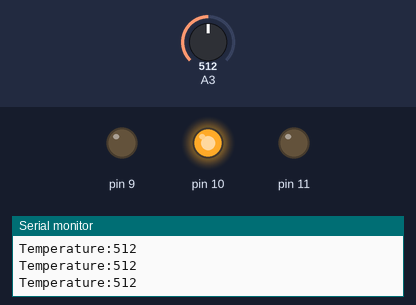
Simulated run of this sketch. Board: Arduino Uno, built with avr-gcc and run on an emulated ATmega328P. On the bench: output pins drawn as LEDs (lit = HIGH), the last lines printed to the serial monitor. The inputs (shaded band) are chosen by the test bench; at power-on: A3 = 512.

Above: at 1.2 s.
1.3 s: A3 set to 592
2.8 s: A3 set to 616
At 3.4 s:
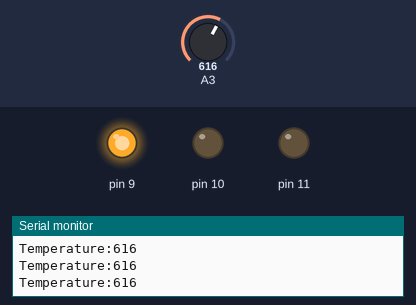
4.4 s: A3 set to 390
At 4.9 s:
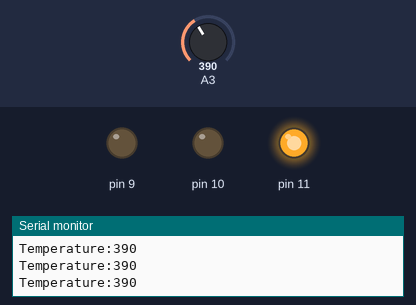
6.0 s: A3 set to 414
At 7.3 s:
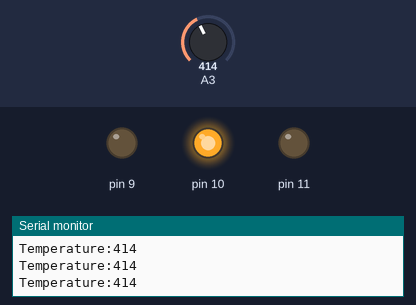
7.6 s: A3 set to 306
At 9.0 s:
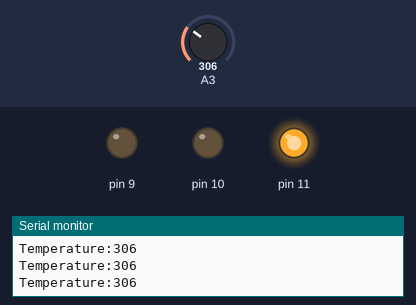
Timing chart, 0 to 10.2 s (numbered marks = the images above; inputs shaded):
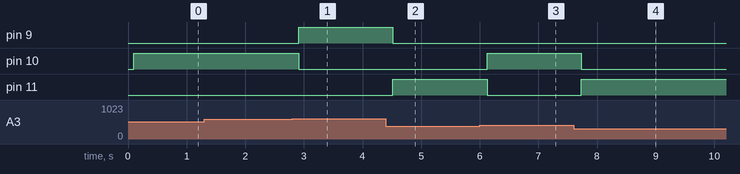

The sketch:

KE3003_expand_5.ino
```cpp
volatile int val;

void setup()
{
  val = 0;
  Serial.begin(9600);
  pinMode(9, OUTPUT);
  pinMode(10, OUTPUT);
  pinMode(11, OUTPUT);
}

void loop()
{
  val = analogRead(A3);
  Serial.print("Temperature:");
  Serial.println(val);
  delay(100);
  if (val <= 400)
  {
    digitalWrite(9, LOW);
    digitalWrite(10, LOW);
    digitalWrite(11, HIGH);

  }
  else if (val > 400 && val <= 600)
  {
    digitalWrite(9, LOW);
    digitalWrite(10, HIGH);
    digitalWrite(11, LOW);
  }
  else if (val > 600)
  {
    digitalWrite(9, HIGH);
    digitalWrite(10, LOW);
    digitalWrite(11, LOW);
  }
}
```

Measured:
- the behaviour switches between 600 and 601 on A3 (found by bisection; images 0 and 1)
- the behaviour switches between 400 and 401 on A3 (found by bisection; images 2 and 3)
- after the input at 2.8 s, pin 9: LOW → HIGH after 0.11 s; pin 10: HIGH → LOW after 0.11 s
- after the input at 4.4 s, pin 9: HIGH → LOW after 0.12 s; pin 11: LOW → HIGH after 0.12 s
- after the input at 6.0 s, pin 10: LOW → HIGH after 0.12 s; pin 11: HIGH → LOW after 0.12 s
- after the input at 7.6 s, pin 10: HIGH → LOW after 0.13 s; pin 11: LOW → HIGH after 0.13 s
